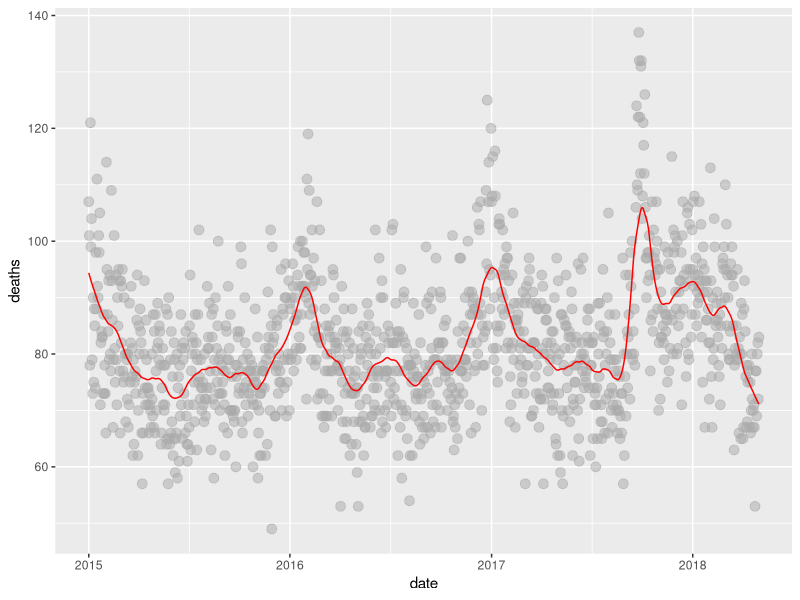
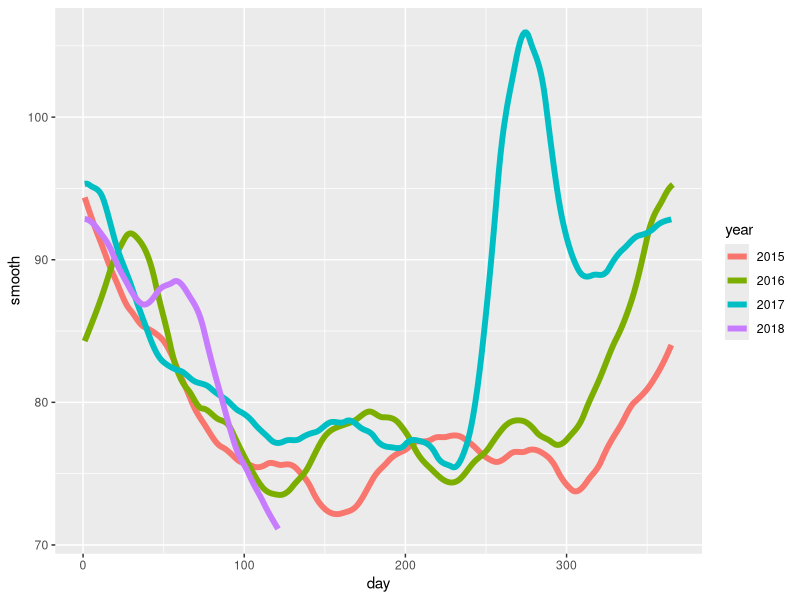

These figures' R source, in order: (Note: this script raises an error after producing the figures.)
#Question 1______________________________________________________________________________

library(tidyverse)
library(purrr)
library(pdftools)
library(lubridate)

fn <- system.file("extdata", "RD-Mortality-Report_2015-18-180531.pdf", package="dslabs")
dat <- map_df(str_split(pdf_text(fn), "\n"), function(s){
  s <- str_trim(s)
  header_index <- str_which(s, "2015")[1]
  tmp <- str_split(s[header_index], "\\s+", simplify = TRUE)
  month <- tmp[1]
  header <- tmp[-1]
  tail_index  <- str_which(s, "Total")
  n <- str_count(s, "\\d+")
  out <- c(1:header_index, which(n==1), which(n>=28), tail_index:length(s))
  s[-out] %>%
    str_remove_all("[^\\d\\s]") %>%
    str_trim() %>%
    str_split_fixed("\\s+", n = 6) %>%
    .[,1:5] %>%
    as_data_frame() %>% 
    setNames(c("day", header)) %>%
    mutate(month = month,
           day = as.numeric(day)) %>%
    gather(year, deaths, -c(day, month)) %>%
    mutate(deaths = as.numeric(deaths))
}) %>%
  mutate(month = recode(month, "JAN" = 1, "FEB" = 2, "MAR" = 3, "APR" = 4, "MAY" = 5, "JUN" = 6, 
                        "JUL" = 7, "AGO" = 8, "SEP" = 9, "OCT" = 10, "NOV" = 11, "DEC" = 12)) %>%
  mutate(date = make_date(year, month, day)) %>%
  filter(date <= "2018-05-01" & !is.na(deaths))

dat <- dat[complete.cases(dat), ]

total_days <- diff(range(as.numeric(dat$date)))
span = 60 / total_days

fit <- loess(deaths ~ as.numeric(date), degree = 1, span = span, data = dat)

dat %>% mutate(smooth = fit$fitted) %>%
  ggplot(aes(date, deaths)) +
  geom_point(size = 3, alpha = 0.5, color = "dark grey") +
  geom_line(aes(date, smooth), color = "red")

#Question 2______________________________________________________________________________

dat %>% 
  mutate(smooth = predict(fit, as.numeric(date)), day = yday(date), year = as.character(year(date))) %>%
  ggplot(aes(day, smooth, col = year)) +
  geom_line(lwd = 2)

#Question 3______________________________________________________________________________

library(broom)
mnist_27$train %>% glm(y ~ x_2, family = "binomial", data = .) %>% tidy()

#qplot(x_2, y, data = mnist_27$train)

fit <- loess(as.numeric(y) ~ x_2, degree = 1, span = 0.5, data = mnist_27$train)

mnist_27$train %>% mutate(smooth = fit$fitted) %>%
  ggplot(aes(x_2, y)) +
  geom_point(size = 3, alpha = 0.5, color = "dark grey") +
  geom_line(aes(x_2, smooth), color = "red")
